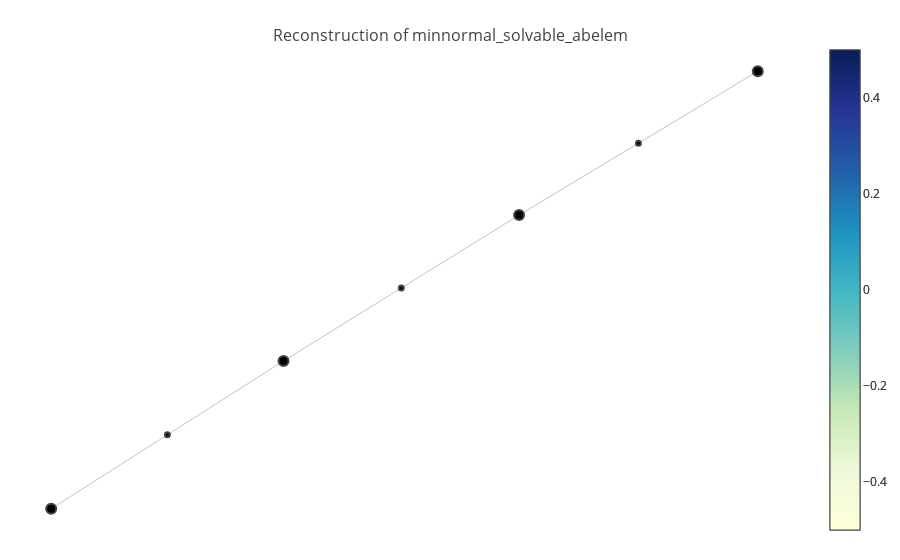
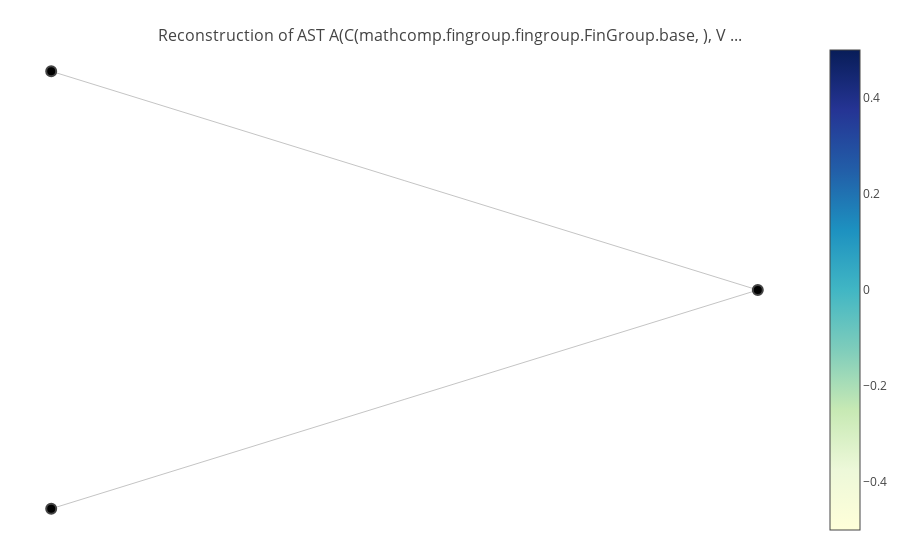

The notebook cell saved with these charts, in order:
### Code cell
from ml4tputils.visualize import *

# tgtlem = "focal_subgroup_gen"
# tgtlem = "critical_odd"
# tgtlem = "p_elt_gen_normal"
# tgtlem = "chief_stab_sub_Fitting"
# tgtlem = "nG\'G"
# tgtlem = "minnormal_solvable_Fitting_center"
tgtlem = "minnormal_solvable_abelem"
# tgtlem = "sol_chief_abelem"
file = "/Users/dehuang/Documents/research/ml4tp/data/odd-order/BGsection1.v.dump"

# tgtlem = "oU"
# file = "/Users/dehuang/Documents/research/ml4tp/data/odd-order/PFsection14.v.dump"

# tgtlem = "narrowJ"
# file = "/Users/dehuang/Documents/research/ml4tp/data/odd-order/BGsection5.v.dump"

vis = Visualize(f_display=True, f_jupyter=True, f_verbose=False)
tactr = vis.visualize_lemma(file, tgtlem)
#print(tactr.bfs_traverse())
print(str(tactr.decoder.decoded[23]))
tactr.visualize_exp_by_key(23)

### Figure 1 — Plotly figure (JSON) as saved in the notebook; plotly's stock layout.template omitted (floating-point values rounded to 4 significant figures)
{"data": [{"hoverinfo": null, "line": {"color": "#888", "width": 0.5}, "mode": "lines", "type": "scatter", "x": [1.0, 0.3273, null, 0.3273, -0.3364, null, -0.3364, -0.991, null], "y": [0.991, 0.3363, null, 0.3363, -0.3273, null, -0.3273, -1, null]}, {"hoverinfo": "text", "marker": {"color": [], "colorscale": "YIGnBu", "line": {"width": 2}, "reversescale": true, "showscale": true, "size": 10}, "mode": "markers", "text": ["gid: 24(uid=0)<br>gT: finGroupType<br>G: {group gT}<br>M: {group gT}<br>=====================<br>minnormal M G -> solvable M -> is_abelem M", "gid: 26(uid=1)<br>gT: finGroupType<br>G: {group gT}<br>M: {group gT}<br>minM: minnormal M G<br>solM: solvable M<br>=====================<br>is_abelem M", "gid: 41(uid=2)<br>gT: finGroupType<br>G: {group gT}<br>M: {group gT}<br>minM: minnormal M G<br>solM: solvable M<br>=====================<br>G \\subset 'N(M) -> M != 1 -> is_abelem M -> is_abelem M", "gid: T0(uid=3)"], "type": "scatter", "x": [1.0, 0.3273, -0.3364, -0.991], "y": [0.991, 0.3363, -0.3273, -1]}, {"hoverinfo": "text", "marker": {"color": [], "colorscale": "YIGnBu", "line": {"width": 2}, "reversescale": true, "showscale": true, "size": 5}, "mode": "markers", "text": ["ftac: (move => minM solM | lids=set(), gids=set())", "ftac: (case : (minnormal_solvable minM (subxx _) solM) | lids={'minM', 'solM'}, gids={'mathcomp.ssreflect.fintype.subxx', 'mathcomp.solvable.maximal.minnormal_solvable'})", "ftac: (ssrdone | lids=None, gids=None)"], "type": "scatter", "x": [0.6637, -0.00451, -0.6637], "y": [0.6637, 0.0045, -0.6637]}], "layout": {"hovermode": "closest", "margin": {"b": 20, "l": 5, "r": 5, "t": 40}, "showlegend": false, "title": "<br>Reconstruction of minnormal_solvable_abelem", "titlefont": {"size": 16}, "xaxis": {"showgrid": false, "showticklabels": false, "zeroline": false}, "yaxis": {"showgrid": false, "showticklabels": false, "zeroline": false}}}

### Figure 2 — Plotly figure (JSON) as saved in the notebook; plotly's stock layout.template omitted (floating-point values rounded to 4 significant figures)
{"data": [{"hoverinfo": null, "line": {"color": "#888", "width": 0.5}, "mode": "lines", "type": "scatter", "x": [0.5345, -0.2672, null, 0.5345, -0.2672, null], "y": [3.539e-08, 1.0, null, 3.539e-08, -1, null]}, {"hoverinfo": "text", "marker": {"color": [], "colorscale": "YIGnBu", "line": {"width": 2}, "reversescale": true, "showscale": true, "size": 10}, "mode": "markers", "text": ["App(23)", "Const(mathcomp.fingroup.fingroup.FinGroup.base)", "Var(gT)"], "type": "scatter", "x": [0.5345, -0.2672, -0.2672], "y": [3.539e-08, 1.0, -1]}], "layout": {"hovermode": "closest", "margin": {"b": 20, "l": 5, "r": 5, "t": 40}, "showlegend": false, "title": "<br>Reconstruction of AST A(C(mathcomp.fingroup.fingroup.FinGroup.base, ), V ...", "titlefont": {"size": 16}, "xaxis": {"showgrid": false, "showticklabels": false, "zeroline": false}, "yaxis": {"showgrid": false, "showticklabels": false, "zeroline": false}}}
